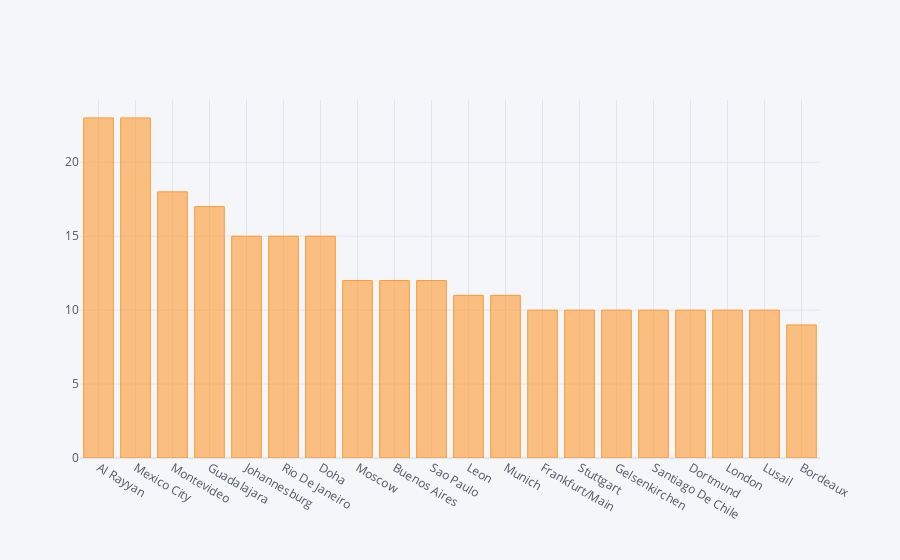

Notebook cell for this chart:
### Code cell
matches['City'].value_counts()[:20].iplot(kind = 'bar')

### Figure 1 — Plotly figure (JSON) as saved in the notebook; plotly's stock layout.template omitted (floating-point values rounded to 4 significant figures)
{"data": [{"marker": {"color": "rgba(255, 153, 51, 0.6)", "line": {"color": "rgba(255, 153, 51, 1.0)", "width": 1}}, "name": "City", "orientation": "v", "text": "", "type": "bar", "x": ["Al Rayyan", "Mexico City", "Montevideo", "Guadalajara", "Johannesburg", "Rio De Janeiro", "Doha", "Moscow", "Buenos Aires", "Sao Paulo", "Leon", "Munich", "Frankfurt/Main", "Stuttgart", "Gelsenkirchen", "Santiago De Chile", "Dortmund", "London", "Lusail", "Bordeaux"], "y": [23, 23, 18, 17, 15, 15, 15, 12, 12, 12, 11, 11, 10, 10, 10, 10, 10, 10, 10, 9]}], "layout": {"legend": {"bgcolor": "#F5F6F9", "font": {"color": "#4D5663"}}, "paper_bgcolor": "#F5F6F9", "plot_bgcolor": "#F5F6F9", "title": {"font": {"color": "#4D5663"}}, "xaxis": {"gridcolor": "#E1E5ED", "showgrid": true, "tickfont": {"color": "#4D5663"}, "title": {"font": {"color": "#4D5663"}, "text": ""}, "zerolinecolor": "#E1E5ED"}, "yaxis": {"gridcolor": "#E1E5ED", "showgrid": true, "tickfont": {"color": "#4D5663"}, "title": {"font": {"color": "#4D5663"}, "text": ""}, "zerolinecolor": "#E1E5ED"}}}
